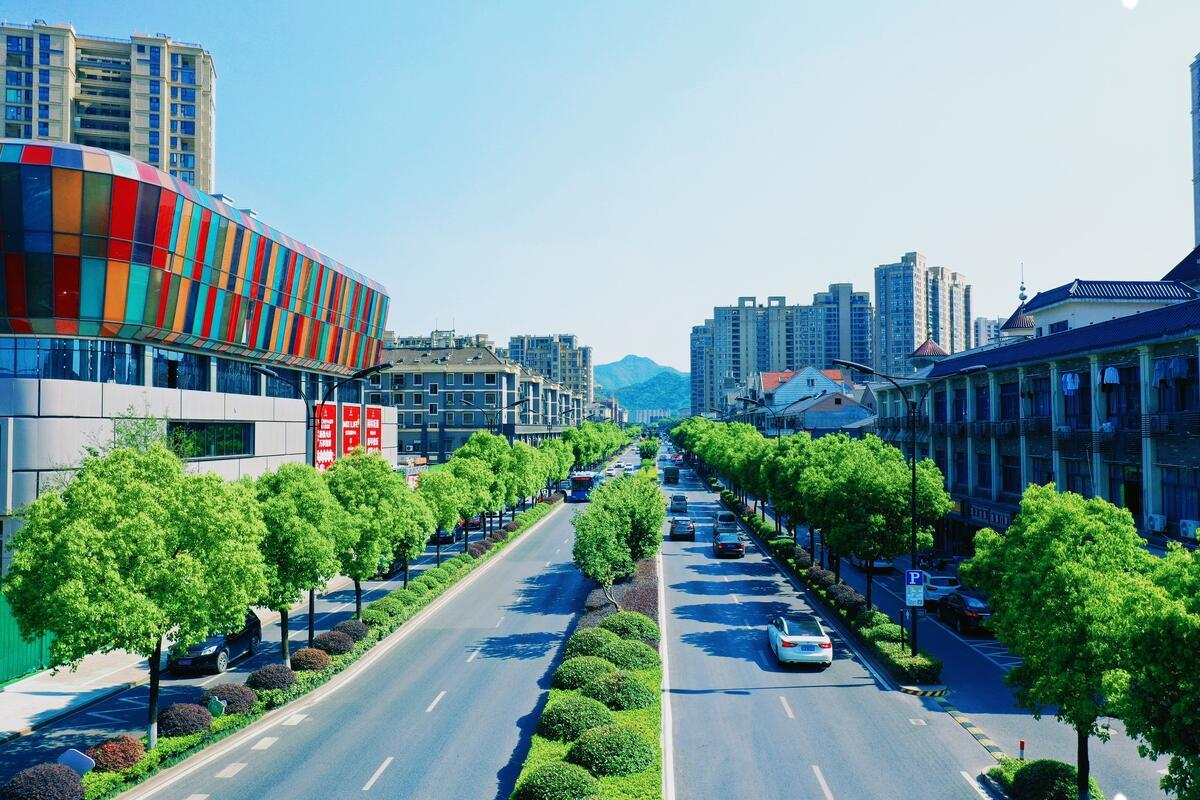
#> input picture Lab Practicals/Lab1/Image/Natural_scene.jpg, 1200 x 800 px, found by its file name
$ jupyter execute Practice_Assignment_1.ipynb
#> lines starting #> are read from the running program, lines starting #| are printed output that depends on the picture
# Lab 1 — Introduction to Image Processing

Reads and resizes an image, marks a blue ROI, crops vertical halves and horizontal quarters, and draws a white line on a grayscale image.

Each operation is presented in two styles. Style 1 uses OpenCV built-in operations. Style 2 uses OpenCV only to read images and Matplotlib to display them; the processing logic is written manually.

[cell 1]
import cv2
import numpy as np
import matplotlib.pyplot as plt
from pathlib import Path

LAB_DIR = Path.cwd()

def image_path(name):
    # Works when the notebook is opened from its Lab directory or repository root.
    candidates = [LAB_DIR / name, LAB_DIR / "Lab Practicals" / name]
    return next((path for path in candidates if path.exists()), candidates[0])

def show_images(images, titles, cmap=None, figsize=(14, 4)):
    fig, axes = plt.subplots(1, len(images), figsize=figsize)
    axes = np.atleast_1d(axes)
    for axis, image, title in zip(axes, images, titles):
        axis.imshow(image, cmap=cmap)
        axis.set_title(title)
        axis.axis("off")
    plt.tight_layout()
    plt.show()

## Style 1 — OpenCV built-in operations

[cell 2]
def prepare_image_cv(path, size=(200, 200)):
    image = cv2.imread(str(path), cv2.IMREAD_COLOR)
    if image is None:
        raise FileNotFoundError(f"Could not read image: {path}")
    return cv2.resize(image, size, interpolation=cv2.INTER_AREA)

def roi_rectangle_cv(image):
    result = image.copy()
    # OpenCV stores colour images as BGR, so blue is (255, 0, 0).
    return cv2.rectangle(result, (80, 80), (160, 160), (255, 0, 0), 5)

def crop_halves_and_quarters_cv(image, output_dir="lab1_crops_cv"):
    output = Path(output_dir)
    output.mkdir(exist_ok=True)
    height, width = image.shape[:2]
    vertical = [image[:, :width // 2], image[:, width // 2:]]
    horizontal = [part[:, j * (width // 4):(j + 1) * (width // 4)]
                  for j in range(4)]
    for index, part in enumerate(vertical, 1):
        cv2.imwrite(str(output / f"vertical_{index}.png"), part)
    for index, part in enumerate(horizontal, 1):
        cv2.imwrite(str(output / f"horizontal_{index}.png"), part)
    return vertical, horizontal

def grayscale_line_cv(image):
    gray = cv2.cvtColor(image, cv2.COLOR_BGR2GRAY)
    return cv2.line(gray, (80, 80), (160, 80), 255, 5)

## Style 2 — DSA/manual implementation

[cell 3]
def resize_nearest_manual(image, size=(200, 200)):
    target_width, target_height = size
    source_height, source_width = image.shape[:2]
    result = np.zeros((target_height, target_width, image.shape[2]), dtype=image.dtype)
    for row in range(target_height):
        source_row = min(int(row * source_height / target_height), source_height - 1)
        for col in range(target_width):
            source_col = min(int(col * source_width / target_width), source_width - 1)
            result[row, col] = image[source_row, source_col]
    return result

def roi_rectangle_manual(image):
    result = image.copy()
    # Draw a five-pixel border by writing each side explicitly.
    for thickness in range(5):
        top, bottom = 80 + thickness, 160 - thickness
        left, right = 80 + thickness, 160 - thickness
        result[top, left:right + 1] = (255, 0, 0)
        result[bottom, left:right + 1] = (255, 0, 0)
        result[top:bottom + 1, left] = (255, 0, 0)
        result[top:bottom + 1, right] = (255, 0, 0)
    return result

def grayscale_manual(image):
    result = np.zeros(image.shape[:2], dtype=np.uint8)
    for row in range(image.shape[0]):
        for col in range(image.shape[1]):
            blue, green, red = image[row, col]
            result[row, col] = np.clip(0.114 * blue + 0.587 * green + 0.299 * red, 0, 255)
    return result

def line_manual(gray_image):
    result = gray_image.copy()
    # Horizontal line with a five-pixel vertical thickness.
    result[78:83, 80:161] = 255
    return result

def crop_halves_and_quarters_manual(image):
    height, width = image.shape[:2]
    halves = [image[:, :width // 2], image[:, width // 2:]]
    quarters = [image[:, j * (width // 4):(j + 1) * (width // 4)] for j in range(4)]
    return halves, quarters

## Demonstration

[cell 4]
source = image_path("Lab1/Image/Natural_scene.jpg")
if not source.exists():
    source = image_path("Image/Natural_scene.jpg")
original = cv2.imread(str(source), cv2.IMREAD_COLOR)
#> original is the input picture: shape (800, 1200, 3); mean B, G, R 149.3, 150.2, 117.8
if original is None:
    original = np.zeros((240, 240, 3), np.uint8)
cv_image = prepare_image_cv(source) if source.exists() and cv2.imread(str(source)) is not None else cv2.resize(original, (200, 200))
#> in prepare_image_cv, `return cv2.resize(image, size, interpolation=cv2.INTER_AREA)`:
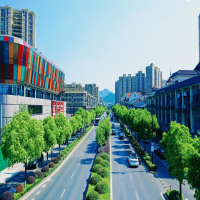
#> returned value: shape (200, 200, 3); mean of channels 0, 1, 2 149.3, 150.2, 117.8; drawn as B, G, R
manual_image = resize_nearest_manual(original, (200, 200))
#> after the loop in resize_nearest_manual, `for row in range(target_height):`:
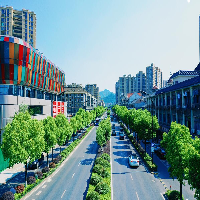
#> result: shape (200, 200, 3); mean B, G, R 149.6, 150.5, 118.1
show_images([cv_image[:, :, ::-1], roi_rectangle_cv(cv_image)[:, :, ::-1],
            grayscale_line_cv(cv_image)], ["Resized", "Blue ROI", "Gray + white line"])
#> in roi_rectangle_cv, `return cv2.rectangle(result, (80, 80), (160, 160), (255, 0, 0), 5)`:
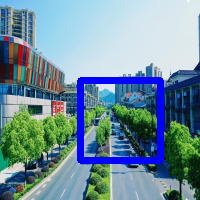
#> returned value: shape (200, 200, 3); mean B, G, R 156.3, 143.6, 113.1
#> in grayscale_line_cv, `gray = cv2.cvtColor(image, cv2.COLOR_BGR2GRAY)`:
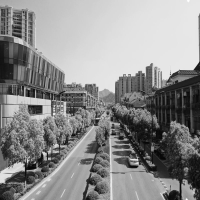
#> gray: shape (200, 200); min 6, max 254, mean 140.4
#> the loop in show_images, `for axis, image, title in zip(axes, images, titles):` made 3 passes
#> title on passes 1 to 3: 'Resized', 'Blue ROI', 'Gray + white line'
#> in show_images, `plt.show()`:
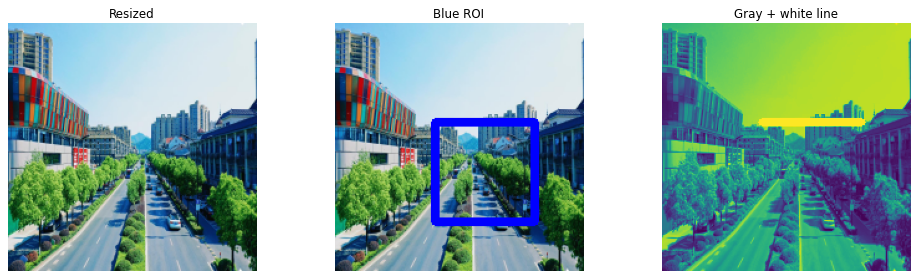
#> figure drawn by matplotlib, 3 panels
halves, quarters = crop_halves_and_quarters_manual(manual_image)
#> in crop_halves_and_quarters_manual, `quarters = [image[:, j * (width // 4):(j + 1) * (width // 4)] for j in..`: quarters = 4 items
#> halves = 2 items; quarters = 4 items
print("Manual vertical halves:", [part.shape for part in halves])
#| Manual vertical halves: [(200, 100, 3), (200, 100, 3)]
print("Manual horizontal quarters:", [part.shape for part in quarters])
#| Manual horizontal quarters: [(200, 50, 3), (200, 50, 3), (200, 50, 3), (200, 50, 3)]

$ run again, with Lab Practicals/Lab1/Image/Knee MRI image.PNG saved as Lab Practicals/Lab1/Image/Natural_scene.jpg
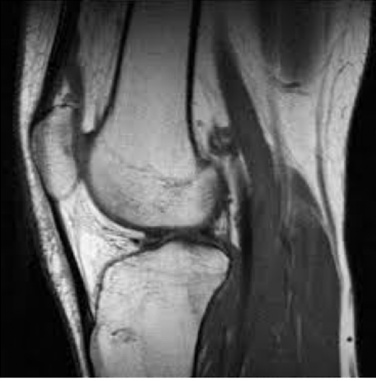
#> input picture Lab Practicals/Lab1/Image/Knee MRI image.PNG, 376 x 381 px, found by its file name
#> original is the input picture: shape (381, 376, 3); min 0, max 255, mean 91.1
#> in roi_rectangle_cv, `return cv2.rectangle(result, (80, 80), (160, 160), (255, 0, 0), 5)`:
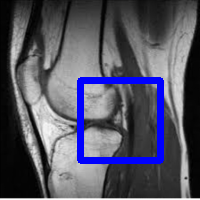
#> returned value: shape (200, 200, 3); mean B, G, R 99.1, 84.9, 84.9
#> the loop in show_images, `for axis, image, title in zip(axes, images, titles):` made 3 passes
#> title on passes 1 to 3: 'Resized', 'Blue ROI', 'Gray + white line'
#> in show_images, `plt.show()`:
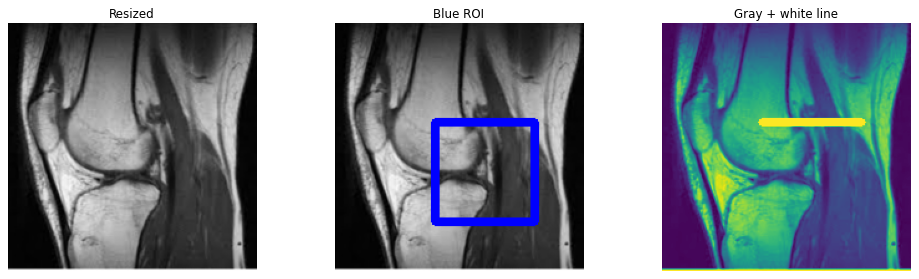
#> figure drawn by matplotlib, 3 panels
#> in crop_halves_and_quarters_manual, `quarters = [image[:, j * (width // 4):(j + 1) * (width // 4)] for j in..`: quarters = 4 items
#> `halves, quarters = crop_halves_and_quarters_manual(manual_image)`: halves = 2 items; quarters = 4 items
#| Manual vertical halves: [(200, 100, 3), (200, 100, 3)]
#| Manual horizontal quarters: [(200, 50, 3), (200, 50, 3), (200, 50, 3), (200, 50, 3)]
